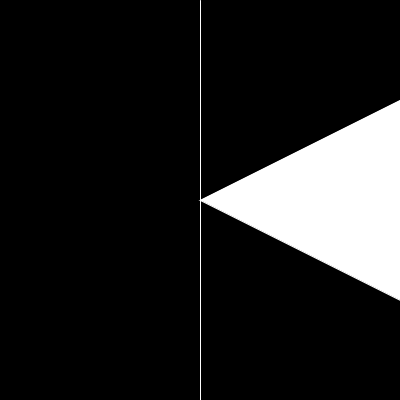
Frame 1 (no input)
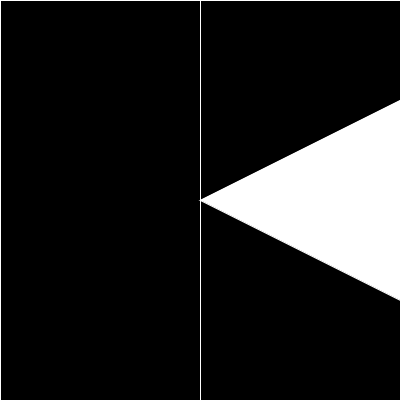
Frame 60 (the mouse pressed at the canvas centre just before this capture)
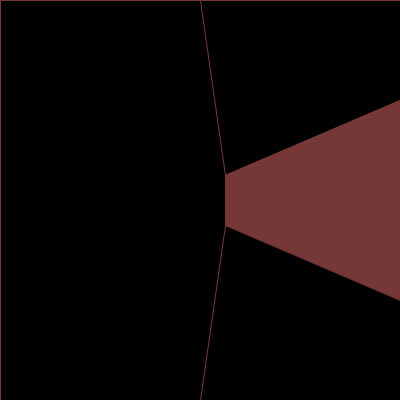
Frame 120 (the mouse held since frame 60 and released just before this capture)

The Processing sketch that drew these frames (run headless with seeded random() and noise(); from frame 60 on, the mouse is pressed at the canvas centre):

// Processing sketch: processing_131701
// ── processing_131701.pde

void  setup() {
  
  size(400,400);

  
}

  int gatesOpen = 0;
  int plantAlpha = 0;
  int mouseR = 0;
  int mouseG = 0;
  int mouseB = 0;
  int plantHeight = 400;
  int plantR = 0;
  int plantG = 0;
  int plantB = 0;
  int plantGrowth = 0;
  
void draw() {
  
int gatespace1 = 200 + (gatesOpen/2);
int gatespace2 = 200 - (gatesOpen/2);
int mouseR = 255 - constrain(mouseX, 0, 137);
int mouseG = 255 - constrain(mouseX, 0, 203);
int mouseB = 255 - constrain(mouseX, 0, 241);
int plantR = 255 - constrain(mouseX - 150, 0, 242);
int plantG = 255 - constrain(mouseX - 150, 0, 158);
int plantB = 255 - constrain(mouseX - 150, 0, 242);

background(0,0,0);

//new background
fill(60, 13, 97, (mouseX - 245));
quad(0,0, 400, 0, 400, 400, 0, 400);

//plant
stroke(plantR, plantG, plantB);
fill(plantR, plantG, plantB);
triangle(400, 150, 400, 250, plantHeight, 200);
triangle(400, 150, 400, 250, plantHeight, 200 - plantGrowth);
triangle(400, 150, 400, 250, plantHeight, 200 + plantGrowth);

//flower pot
stroke(mouseR, mouseG, mouseB);
fill(mouseR, mouseG, mouseB);
line(200,0,gatespace1,gatespace2);
line(200,400,gatespace1,gatespace1);
quad(gatespace1, gatespace2, gatespace1, gatespace1, 400, 300, 400, 100);

if (mouseX >150){
  gatesOpen = (mouseX - 150) + 0;
  plantHeight = 400 - (mouseX - 100);
  plantGrowth = 0 + constrain(mouseX, 0, 30);
}

  
}
